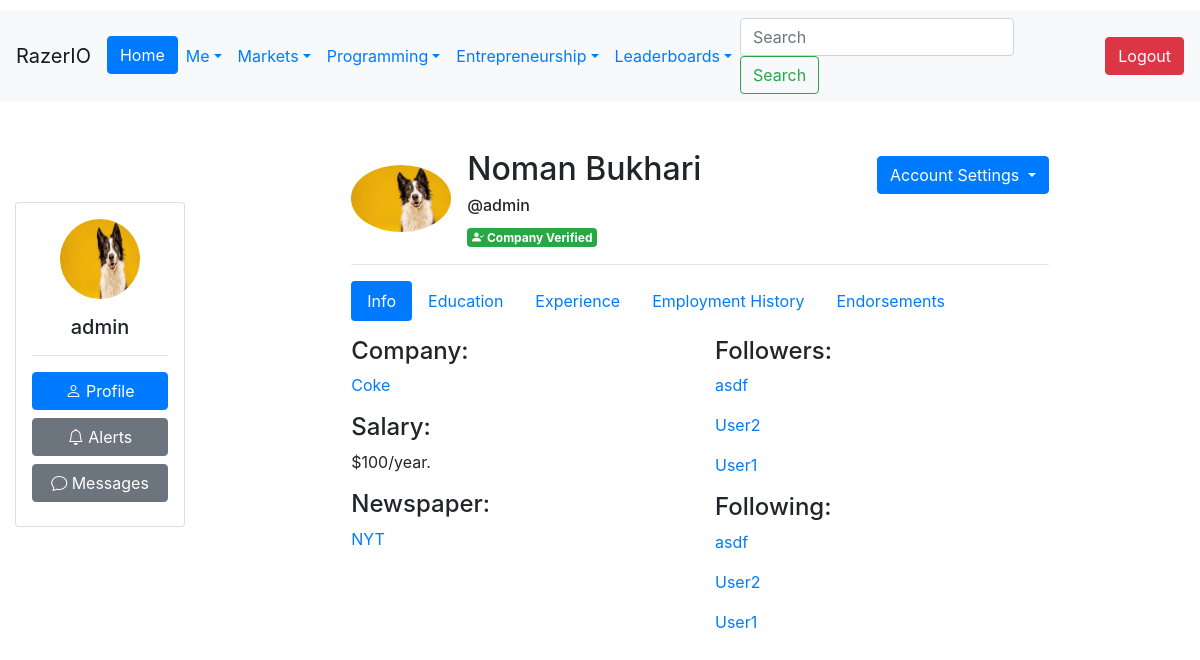
The app's page /profile/1 (signed in), older data.
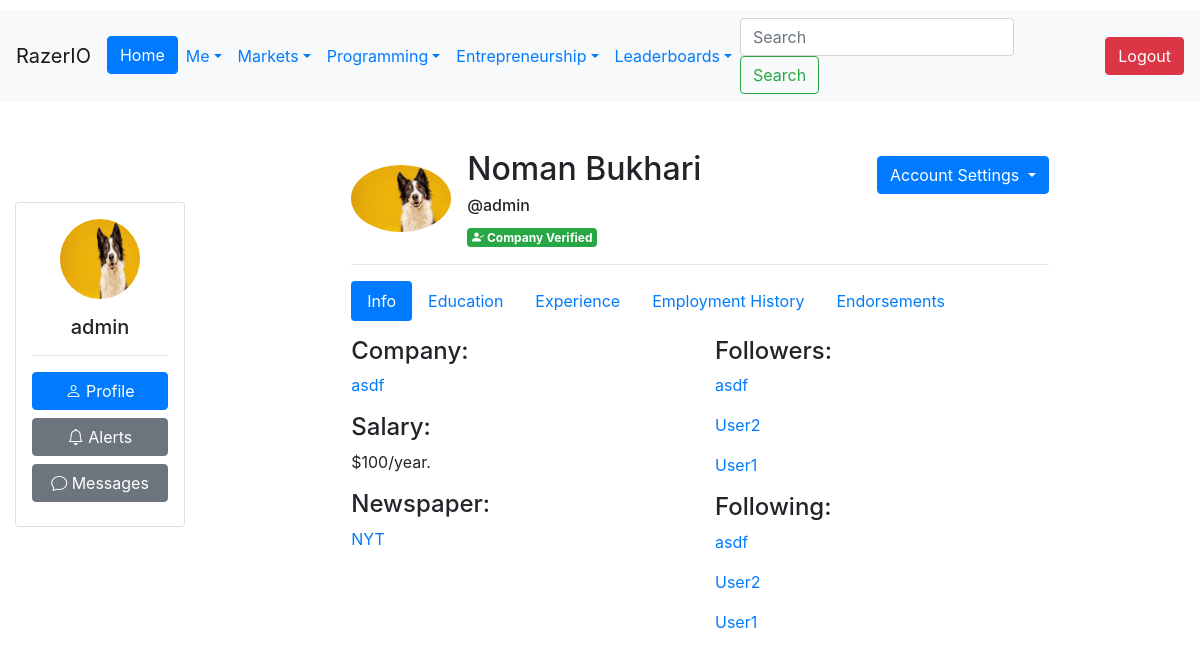
The same page, newer data.
### Users/models.py (models this page shows, shortened)
class CustomUser(AbstractUser):
    Bio = models.CharField(max_length=240, default='')
    Salary = models.IntegerField(default=0)
    Company = models.ForeignKey('Company.Company', on_delete=models.CASCADE,
                                   null=True, blank=True)
    Country = models.ForeignKey(Country, on_delete=models.CASCADE, null=True)
    Region = models.ForeignKey(Region, on_delete=models.CASCADE, null=True)
    ProfilePic = models.ImageField(upload_to=upload_to, null=True, blank=True)
    Skill = models.ManyToManyField(Skill, through="User_Skill")
    Company_Verified_Email = models.BooleanField(default=False)
    badges = models.JSONField(default=dict)
    experience_level = models.CharField(choices=EXPERIENCE_LEVEL_CHOICES, max_length=50, default='Principal')
    DateOfBirth = models.DateField(null=True, blank=True)
    def __str__(self):
        return self.username

### Company/models.py (models this page shows, shortened)
class Company(models.Model):
    Name = models.CharField(max_length=256)
    About = models.TextField(max_length=10000, default='', blank=True, null=True)
    Industry = models.CharField(max_length=100, choices=INDUSTRY_CHOICES, blank=True, null=True)
    StockTicker = models.CharField(max_length=10, null=True, blank=True)
    Founded = models.DateField(blank=True, null=True)
    Headquarters = models.CharField(max_length=100, blank=True, null=True)
    Website = models.URLField(blank=True)
    Email_Domain = models.ManyToManyField(EmailDomain, blank=True)
    Logo = models.ImageField(upload_to='company_logos/', blank=True, null=True)
    IsPublic = models.BooleanField(default=False)
    company_score = models.FloatField(null=True, blank=True)
    StockPrice = models.DecimalField(max_digits=50, decimal_places=15, null=True, blank=True)
    MarketCap = models.DecimalField(max_digits=50, decimal_places=15, null=True, blank=True)
    last_updated_stockdata = models.DateTimeField(default=timezone.now)
    last_updated_other_fields = models.DateTimeField(default=timezone.now)
    EmployeeCount = models.PositiveIntegerField(null=True, blank=True)
    LongBusinessSummary = models.TextField(max_length=10000, default='', blank=True, null=True)
    AnnualRevenue = models.DecimalField(max_digits=15, decimal_places=2, null=True, blank=True)
    AnnualProfit = models.DecimalField(max_digits=15, decimal_places=2, null=True, blank=True)
    Country = models.CharField(max_length=100, null=True, blank=True)
    TotalLiabilities = models.DecimalField(max_digits=15, decimal_places=2, null=True, blank=True)
    TotalDebt = models.DecimalField(max_digits=15, decimal_places=2, null=True, blank=True)
    CashOnHand = models.DecimalField(max_digits=15, decimal_places=2, null=True, blank=True)
    Assets = models.DecimalField(max_digits=15, decimal_places=2, null=True, blank=True)
    NetAssets = models.DecimalField(max_digits=15, decimal_places=0, null=True, blank=True)

### Newspaper/models.py (models this page shows)
class Newspaper(models.Model):
    Title = models.CharField(max_length=256)
    Owner = models.OneToOneField(get_user_model(), on_delete=models.CASCADE,
                                 related_name='Newspaper')
    Date_Created = models.DateField(auto_created=True)
    Logo = models.ImageField(upload_to='Newspaper/Logos', null=True)
    def __str__(self):
        return f'{self.Title}'

### Users/views.py (the view)
# urls.py: path("profile/", include("Users.urls")),
def profile(request, id):
    user = CustomUser.objects.get(id=id)
    try:
        newspaper = Nsp.objects.get(Owner=id)
    except ObjectDoesNotExist:
        newspaper = None
    followers = UserFollowing.objects.filter(Following_User_ID=id)
    users_following = UserFollowing.objects.filter(User=id)
    endorsements = Endorsement.objects.filter(receiver=id)
    is_following = False
    education = Education.objects.filter(user=user)
    owned_experience = Experience.objects.filter(owner=user)
    collaborated_experience = Experience.objects.filter(collaborators__in=[user])
    experiences = owned_experience|collaborated_experience
    experiences = experiences.distinct().order_by('status')
    mutual_follow = False
    if request.user.is_authenticated:
        following = UserFollowing.objects.filter(User=request.user, Following_User_ID=user).exists()
        if following:
            is_following = True
        mutual_follow = UserFollowing.objects.filter(User=request.user, Following_User_ID=user).exists() and UserFollowing.objects.filter(User=user, Following_User_ID=request.user).exists()
    context = {
        "id": id,
        "newspaper": newspaper,
        "followers": followers,
        "following": users_following,
        "user1": user,
        "is_following": is_following,
        "endorsements":endorsements,
        "education":education,
        "owned_project":owned_experience,
        "collaborated_project":collaborated_experience,
        "experiences":experiences,
        "mutual_follow":mutual_follow
    }
    return render(request, 'profile.html', context=context)

### Company/models.py (called while the page is built)
    def __str__(self):
        return f'{self.Name}'

### Users/models.py (called while the page is built)
    def __str__(self):
        return f'{self.User}'

### templates/profile.html (shortened to what the changed rows need)
{% extends "base.html" %}
{% load static %}
{% load humanize %}
{% load crispy_forms_filters %}
{% block content %}
<div class="container mt-5" style="max-width: 75%;">
  {% if user.is_authenticated %}
<div class="outer-profile-header">
      <div class="profile-header d-flex align-items-center justify-content-between">
        <div class="d-flex align-items-center">
            {% if user1.socialaccount_set.all.0.get_avatar_url %}
        <img src="{{ user1.socialaccount_set.all.0.get_avatar_url }}" alt="Profile Image" class="profile-image rounded-circle mr-3" width="100">
            {% else %}
        {% if user1.ProfilePic %}
          <img src="{{ user1.ProfilePic.url }}" alt="Profile Image" class="profile-image rounded-circle mr-3" width="100">
        {% else %}
          <img src="{% static 'img/pfp.jpg' %}" alt="Profile Image" class="profile-image rounded-circle mr-3" width="100">
        {% endif %}
      {% endif %}
      <div>
        <h2>{{ user1.first_name }} {{ user1.last_name }}</h2>
        <h6>@{{ user1.username }}</h6>
        {% if user1.badges.Verified_Company %}
          <span class="badge badge-success" data-toggle="tooltip" data-placement="bottom" title="This user has verified their company via email"><i class="bi bi-person-check-fill"></i> Company Verified</span>
        {% endif %}
      </div>
    </div>
      <div class="button-container d-flex flex-column">
        {% if user1 != request.user %}
          {% if is_following %}
            <form method="post" action="{% url 'unfollow_user' user1.id %}" class="mb-3">
              {% csrf_token %}
              <button type="submit" class="btn btn-outline-danger mb-2">Unfollow</button>
            </form>
            {% if mutual_follow %}
                <a href="{% url 'inbox_with_user_id' user_id=user1.id %}" class="btn btn-outline-success">Send message</a>
            {% endif %}
          {% else %}
            <form method="post" action="{% url 'follow_user' user1.id %}" class="mb-3">
              {% csrf_token %}
              <button type="submit" class="btn btn-outline-primary">Follow</button>
            </form>
          {% endif %}
        {% else %}
          <div class="dropdown mb-5">
            <button class="btn btn-primary dropdown-toggle" type="button" id="dropdownMenuButton" data-toggle="dropdown" aria-haspopup="true" aria-expanded="false">
              Account Settings
            </button>
          </div>
        {% endif %}
      </div>
    </div>
  </div>
  <hr>
  {% endif %}
<div class="tab-content">
  <div class="tab-pane fade show active" id="info" role="tabpanel">
    <div class="row">
      <div class="col-md-6">
        <h4>Company:</h4>
        {% if user1.Company %}
          <p><a href="{% url 'company' user1.Company.id %}" class="text-primary">{{ user1.Company.Name }}</a></p>
        {% else %}
          <p>This user does not have a Company!</p>
        {% endif %}
        <h4>Salary:</h4>
        <p>${{ user1.Salary }}/year.</p>
        <h4>Newspaper:</h4>
        {% if user1.Newspaper %}
          <p><a href="{% url 'newspaper' id %}" class="text-primary">{{ user1.Newspaper }}</a></p>
        {% else %}
          {% if user1 == request.user %}
            <p>You don't have a newspaper. Click <a href="#">here</a> to create one now!</p>
          {% else %}
            <p>{{ user1.username }} does not have a newspaper!</p>
          {% endif %}
        {% endif %}
      </div>
    </div>
  </div>
</div>
</div>
</div>
{% endblock %}

### templates/base.html (shortened to what this page needs)
<!doctype html>
<html lang="en">
<head>
{% load bootstrap4 %}
<link rel="stylesheet" href="https://cdn.jsdelivr.net/npm/bootstrap@4.6.2/dist/css/bootstrap.min.css">
<link rel="stylesheet" href="https://unpkg.com/bootstrap-table@1.21.3/dist/bootstrap-table.min.css">
<link rel="stylesheet" href="https://cdn.jsdelivr.net/npm/bootstrap-icons@1.10.3/font/bootstrap-icons.css">
  <link rel="stylesheet" href="https://cdnjs.cloudflare.com/ajax/libs/jqueryui/1.13.2/themes/base/jquery-ui.min.css" />
</head>
<body>
    {% if user.is_authenticated %}
<nav class="navbar navbar-expand-sm navbar-light bg-light" style="margin-top: 10px;">
  <a class="navbar-brand">RazerIO</a>
  <div class="collapse navbar-collapse" id="navbarSupportedContent">
    <ul class="navbar-nav mr-auto">
      <li class="nav-item active">
        <a href="{% url 'home' %}" class="btn btn-primary">Home</a>
      </li>
      <li class="nav-item dropdown">
        <a class="nav-link dropdown-toggle text-primary" href="#" id="navbarDropdown" role="button" data-toggle="dropdown" aria-haspopup="true" aria-expanded="false">Me</a>
      </li>
      <li class="nav-item dropdown">
        <a class="nav-link dropdown-toggle text-primary" href="#" id="navbarDropdown" role="button" data-toggle="dropdown" aria-haspopup="true" aria-expanded="false">Markets</a>
      </li>
      <li class="nav-item dropdown">
        <a class="nav-link dropdown-toggle text-primary" href="#" id="navbarDropdown" role="button" data-toggle="dropdown" aria-haspopup="true" aria-expanded="false">Programming</a>
      </li>
      <li class="nav-item dropdown">
        <a class="nav-link dropdown-toggle text-primary" href="#" id="navbarDropdown" role="button" data-toggle="dropdown" aria-haspopup="true" aria-expanded="false">Entrepreneurship</a>
      </li>
            <li class="nav-item dropdown">
        <a class="nav-link dropdown-toggle text-primary" href="#" id="navbarDropdown" role="button" data-toggle="dropdown" aria-haspopup="true" aria-expanded="false">Leaderboards</a>
    </ul>
    <form class="form-inline my-2 my-lg-0" method="GET" action="{% url 'search' %}">
      <input class="form-control mr-sm-2" type="search" placeholder="Search" aria-label="Search" name="q">
      <button class="btn btn-outline-success my-2 my-sm-0 mr-5" type="submit">Search</button>
    </form>
    <button type="button" class="btn btn-danger" onclick="location.href='{% url 'logout' %}'">Logout</button>
  </div>
</nav>
{% endif %}
  <main>
    <div class="container-fluid">
      <div class="row">
        {% if user.is_authenticated %}
    <div class="col-sm-2 col-md-2 col-lg-2" style="margin-top: 100px;">
      <div class="card p-3 mb-3">
        <div class="text-center">
          {% if user.ProfilePic %}
          <img src="{{ user.ProfilePic.url }}" class="rounded-circle" width="80" height="80">
            {% else %}
          <img src="https://cdn1.iconfinder.com/data/icons/user-pictures/100/unknown-512.png" class="rounded-circle" width="80" height="80">
          {% endif %}
          <h5 class="mt-3 mb-0">{{ user.username }}</h5>
        </div>
        <hr>
        <div class="d-grid gap-2 flex-column">
          <a href="{% url 'profile' user.id %}" class="btn btn-primary mb-2" style="width: 100%;"><i class="bi bi-person"></i> Profile</a>
          <a href="{% url 'inbox' %}#v-pills-alerts" class="btn btn-secondary mb-2" style="width: 100%;"><i class="bi bi-bell"></i> Alerts</a>
          <a href="{% url 'inbox' %}" class="btn btn-secondary mb-2" style="width: 100%;"><i class="bi bi-chat"></i> Messages</a>
        </div>
      </div>
    </div>
        {% endif %}
        <div class="{% if user.is_authenticated %}col-sm-10 col-md-10 col-lg-10{% else %}col-12{% endif %}">
    {% block content %}
    {% endblock %}
          </div>
    </div>
  </main>
  </body>
</html>

Row changes from the older to the newer data that the page shows:
changed CustomUser "Noman": Company.Name "Coke" → "asdf"
